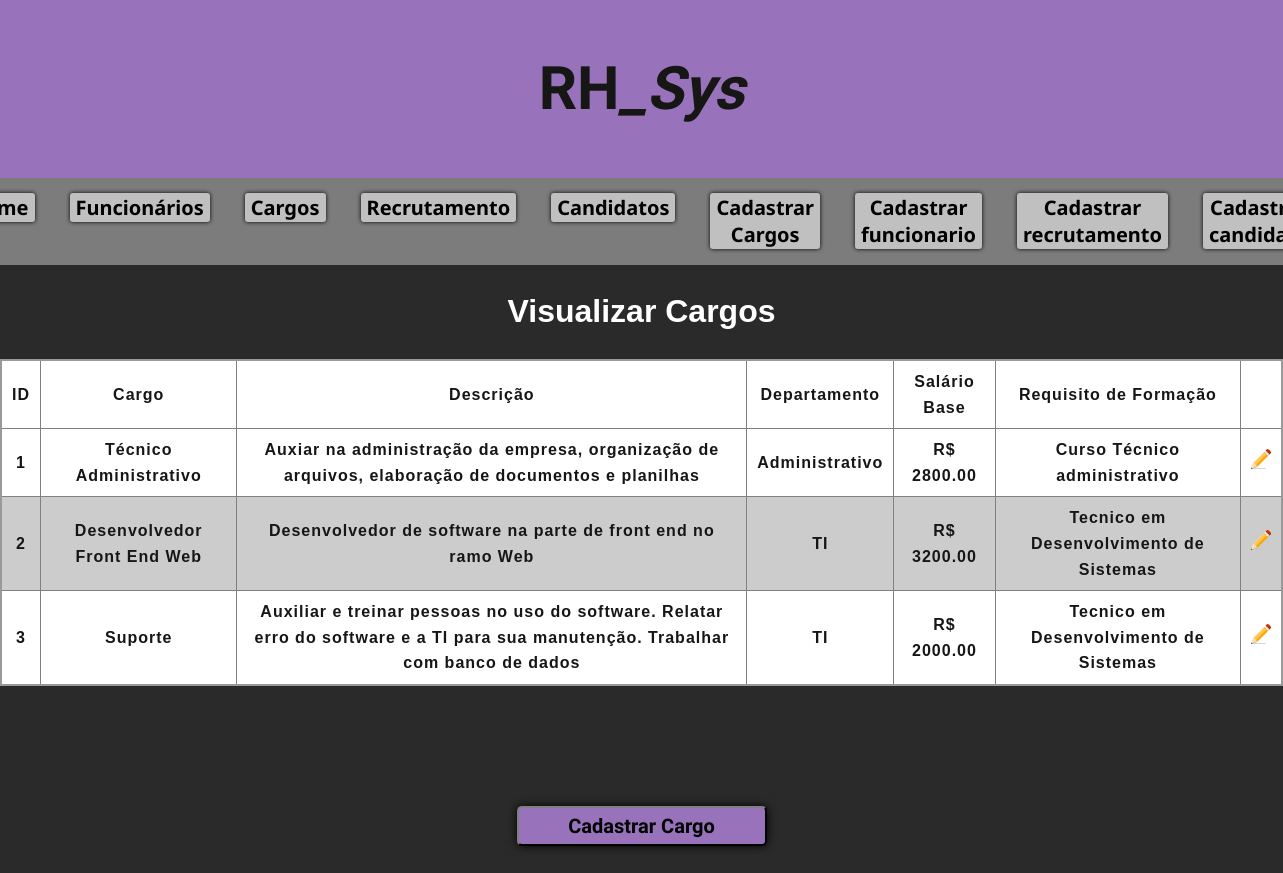
The page /cargos/ on the database as committed earlier.
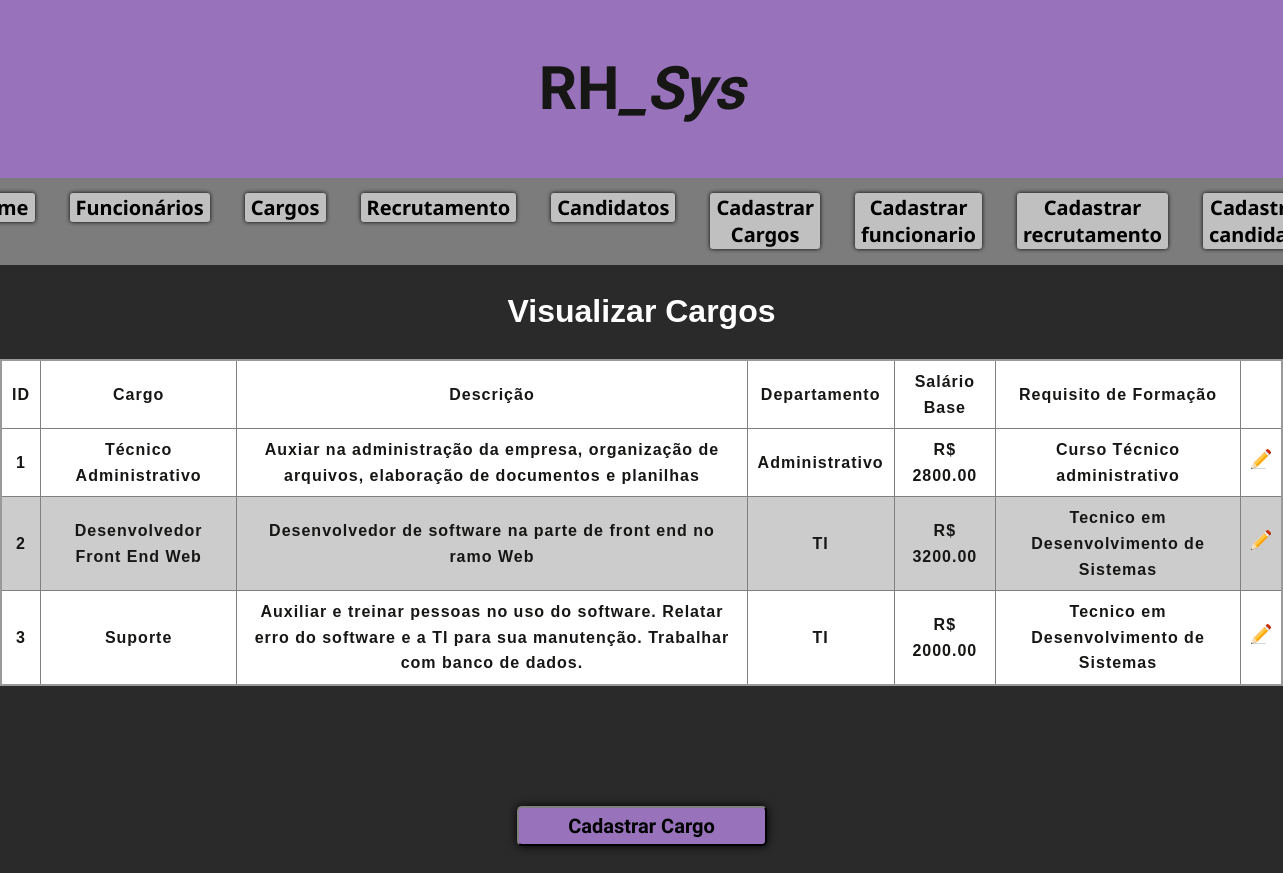
The same page on the database as committed later.
### rh/models.py (models this page shows)
class Cargos(models.Model):
    cargo = models.CharField(max_length=100)
    descricao = models.CharField(max_length=500)
    departamento = models.CharField(max_length=100)
    salario_base = models.DecimalField(max_digits=10, decimal_places=2)
    requisito_formacao = models.CharField(max_length=100)
    def __str__(self):
        return f'cargo: {self.cargo} | departamento: {self.departamento}'

### rh/views.py (the view)
# urls.py: path('cargos/', view_rh.cargo, name='cargo'),
def cargo(request):
    cargos = Cargos.objects.all()
    print(f"\n\n{cargos}\n\n")
    context = {
        'cargos': cargos,
        'title' : 'Visualizar Cargos'
    }
    return render(request, 'pages/listar/cargo.html', context)

### rh/templates/pages/listar/cargo.html
{% load static %}
{% include "partials/menu.html" %}
<h1 style="color: #fff; font-weight:bold">
    <center>{{ title }}</center>
</h1>
<table class="listagem_tabela">
    <thead>
        <tr>
            <th scope="col">ID</th>
            <th scope="col">Cargo</th>
            <th scope="col">Descrição</th>
            <th scope="col">Departamento</th>
            <th scope="col">Salário Base</th>
            <th scope="col">Requisito de Formação</th>
            <th scope="col"></th>
        </tr>
    </thead>
    <tbody>
        {% for cargo in cargos %}
            <tr>
                <th scope="row"> {{ cargo.id }} </th>
                <th> {{ cargo.cargo }} </th>
                <th> {{ cargo.descricao }}</th>
                <th> {{ cargo.departamento }} </th>
                <th> R$ {{ cargo.salario_base }} </th>
                <th> {{ cargo.requisito_formacao}} </th>
                <th>
                    <center>
                        <a href="{% url "editcargo" cargo.id %}"><img src="{% static "img/editar.png" %}" width="20px"></a>
                    </center>
                </th>
            </tr>
        {% endfor %}
    </tbody>
</table>
<div class="button_novocargo">
    <a href="{% url "cadcargo" %}"><button class="novo_cargo">Cadastrar Cargo</button></a>
</div>
{% include "partials/final.html" %}

Rows that differ between the two databases and show on the page:
changed Cargos "Suporte": descricao "Auxiliar e treinar pessoas no uso do software. Relatar erro do software e a TI para sua manutenção. Trabalhar com banco de dados" → "Auxiliar e treinar pessoas no uso do software. Relatar erro do software e a TI para sua manutenção. Trabalhar com banco de dados."
